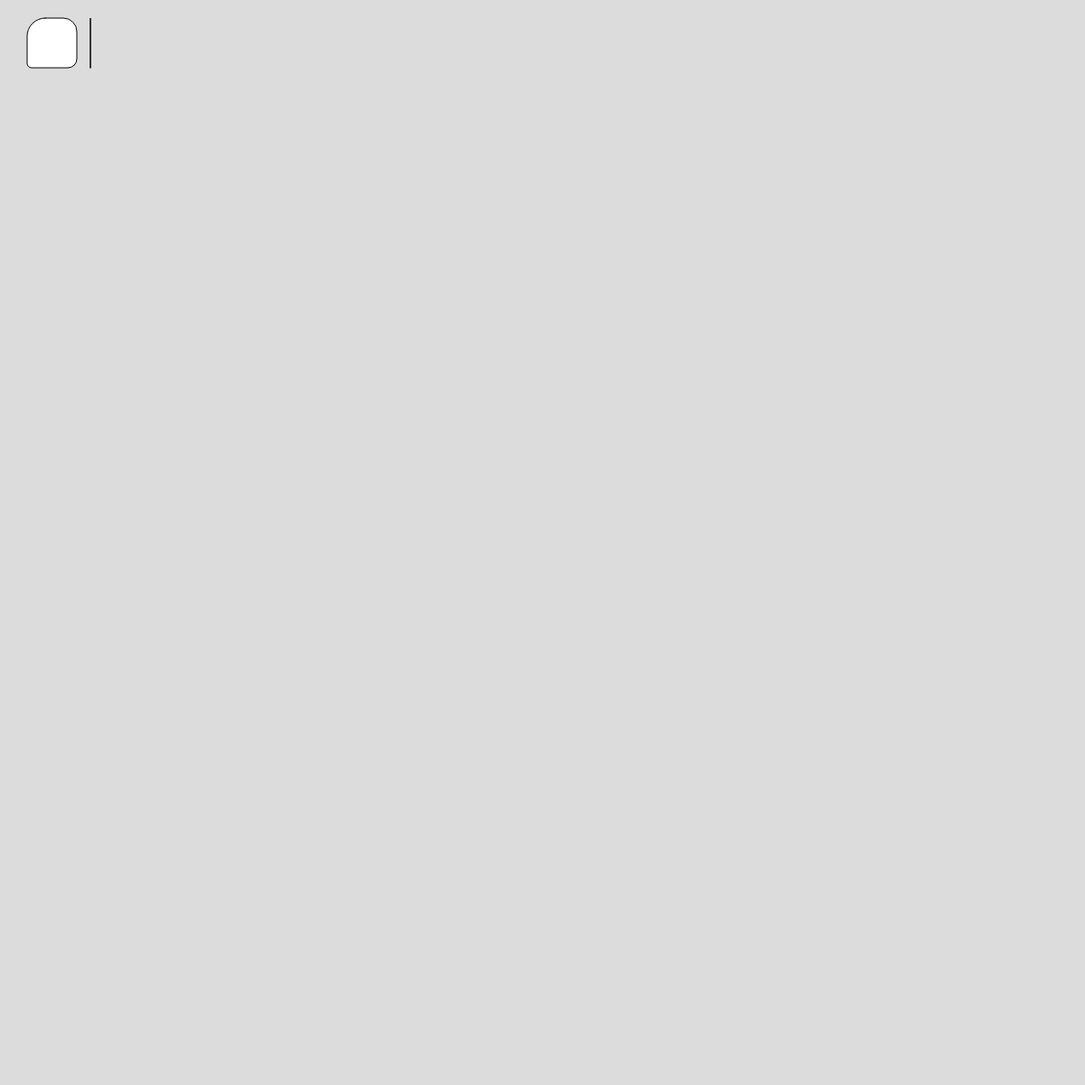
Frame 1 (no input)
Frame 60 (no input): identical to frame 1, image omitted
Frame 120 (the mouse pressed at the canvas centre since frame 60): identical to frame 1, image omitted

The p5.js sketch that drew this single still picture (run headless with seeded random() and noise() and a simulated clock; from frame 60 on, the mouse is pressed at the canvas centre):

// p5.js sketch
// ── sketch.js



function setup() {
  createCanvas(1200, 1200);
}

function draw() {
  background(220);
  rect(30, 20, 55, 55, 20, 15, 10, 5);
  triangle(100, 75,100, 20, 100, 75);
}
